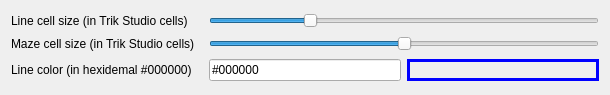
<?xml version="1.0" encoding="UTF-8"?>
<ui version="4.0">
 <class>settingsForm</class>
 <widget class="QWidget" name="settingsForm">
  <property name="windowModality">
   <enum>Qt::NonModal</enum>
  </property>
  <property name="geometry">
   <rect>
    <x>0</x>
    <y>0</y>
    <width>610</width>
    <height>95</height>
   </rect>
  </property>
  <property name="sizePolicy">
   <sizepolicy hsizetype="Fixed" vsizetype="Fixed">
    <horstretch>0</horstretch>
    <verstretch>0</verstretch>
   </sizepolicy>
  </property>
  <property name="minimumSize">
   <size>
    <width>610</width>
    <height>95</height>
   </size>
  </property>
  <property name="maximumSize">
   <size>
    <width>610</width>
    <height>95</height>
   </size>
  </property>
  <property name="windowTitle">
   <string>Settings</string>
  </property>
  <layout class="QHBoxLayout" name="horizontalLayout">
   <item>
    <layout class="QGridLayout" name="gridLayout">
     <item row="2" column="2">
      <widget class="QLabel" name="colorLabel">
       <property name="sizePolicy">
        <sizepolicy hsizetype="Preferred" vsizetype="Preferred">
         <horstretch>0</horstretch>
         <verstretch>0</verstretch>
        </sizepolicy>
       </property>
       <property name="styleSheet">
        <string notr="true">QLabel {border: 3px solid blue;}</string>
       </property>
       <property name="text">
        <string/>
       </property>
      </widget>
     </item>
     <item row="1" column="1" colspan="2">
      <widget class="QSlider" name="mazeSlider">
       <property name="toolTip">
        <string>&lt;html&gt;&lt;head/&gt;&lt;body&gt;&lt;p&gt;Displays length of map cell. Values from 1 to 5, from left to right.&lt;/p&gt;&lt;/body&gt;&lt;/html&gt;</string>
       </property>
       <property name="minimum">
        <number>1</number>
       </property>
       <property name="maximum">
        <number>5</number>
       </property>
       <property name="value">
        <number>3</number>
       </property>
       <property name="orientation">
        <enum>Qt::Horizontal</enum>
       </property>
      </widget>
     </item>
     <item row="0" column="0">
      <widget class="QLabel" name="lineCellSizeLabel">
       <property name="text">
        <string>Line cell size (in Trik Studio cells)</string>
       </property>
      </widget>
     </item>
     <item row="1" column="0">
      <widget class="QLabel" name="mazeCellSizeLabel">
       <property name="text">
        <string>Maze cell size (in Trik Studio cells)</string>
       </property>
      </widget>
     </item>
     <item row="2" column="0">
      <widget class="QLabel" name="lineColorLabel">
       <property name="text">
        <string>Line color (in hexidemal #000000)</string>
       </property>
      </widget>
     </item>
     <item row="2" column="1">
      <widget class="QLineEdit" name="lineColorLineEdit">
       <property name="sizePolicy">
        <sizepolicy hsizetype="Preferred" vsizetype="Fixed">
         <horstretch>0</horstretch>
         <verstretch>0</verstretch>
        </sizepolicy>
       </property>
       <property name="autoFillBackground">
        <bool>false</bool>
       </property>
       <property name="styleSheet">
        <string notr="true">QLabel { background-color: rgba(&quot;+values+&quot;); }</string>
       </property>
       <property name="text">
        <string>#000000</string>
       </property>
      </widget>
     </item>
     <item row="0" column="1" colspan="2">
      <widget class="QSlider" name="lineSlider">
       <property name="toolTip">
        <string>&lt;html&gt;&lt;head/&gt;&lt;body&gt;&lt;p&gt;Displays length of map cell. Values from 1 to 5, from left to right.&lt;/p&gt;&lt;/body&gt;&lt;/html&gt;</string>
       </property>
       <property name="styleSheet">
        <string notr="true">QSlider::groove:vertical {
    background: red;
    position: absolute; /* absolutely position 4px from the left and right of the widget. setting margins on the widget should work too... */
    left: 4px; right: 4px;
}

QSlider::handle:vertical {
    height: 10px;
    background: green;
    margin: 0 -4px; /* expand outside the groove */
}

QSlider::add-page:vertical {
    background: white;
}

QSlider::sub-page:vertical {
    background: pink;
}</string>
       </property>
       <property name="minimum">
        <number>1</number>
       </property>
       <property name="maximum">
        <number>5</number>
       </property>
       <property name="value">
        <number>2</number>
       </property>
       <property name="orientation">
        <enum>Qt::Horizontal</enum>
       </property>
      </widget>
     </item>
    </layout>
   </item>
  </layout>
 </widget>
 <resources/>
 <connections/>
</ui>
